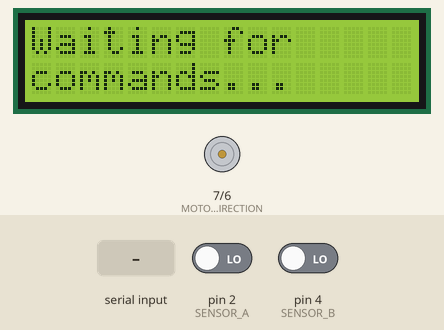
Simulated run of this sketch. Board: Arduino Uno, built with avr-gcc and run on an emulated ATmega328P. Parts: 16×2 character LCD, direction and speed pins drawn as motors (green arrow = direction pin HIGH = forward, orange = LOW = backward, longer = more drive). The inputs (shaded band) are chosen by the test bench; at power-on: pin 2 (SENSOR_A) LOW, pin 4 (SENSOR_B) LOW. What the sketch prints to the serial monitor is not drawn.

Above: at 1.1 s.
1.2 s: byte 32 (32) received over Serial
At 1.9 s:
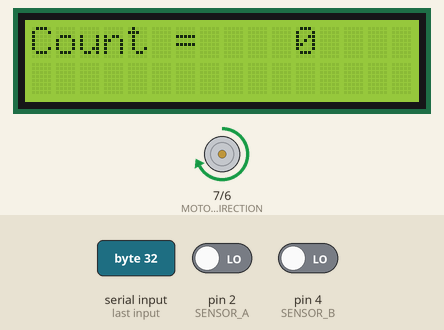
2.7 s: byte 8 (8) received over Serial
At 3.1 s:
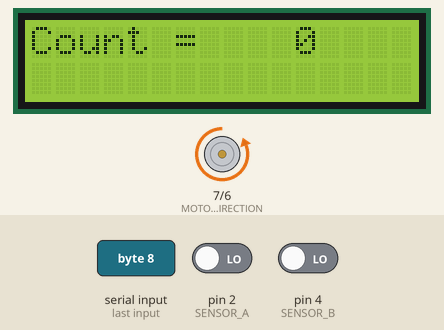
4.2 s: pin 2 (SENSOR_A) driven HIGH
At 5.4 s:
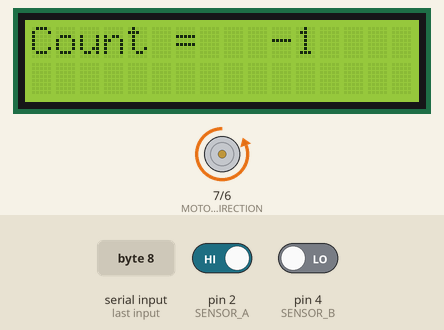
5.7 s: pin 4 (SENSOR_B) driven HIGH
At 6.5 s:
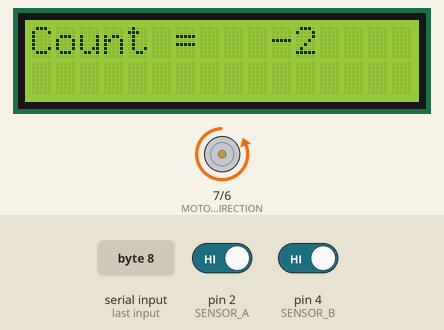
7.2 s: pin 2 (SENSOR_A) driven LOW
At 7.6 s:
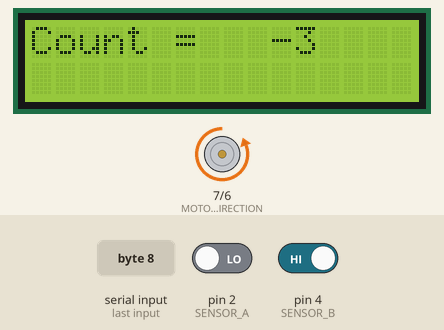
8.7 s: pin 4 (SENSOR_B) driven LOW
At 9.9 s:
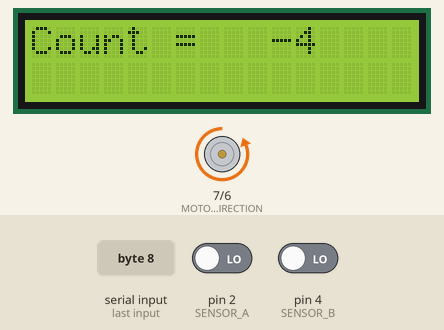
Timing chart, 0 to 11.2 s (numbered marks = the images above; inputs shaded):
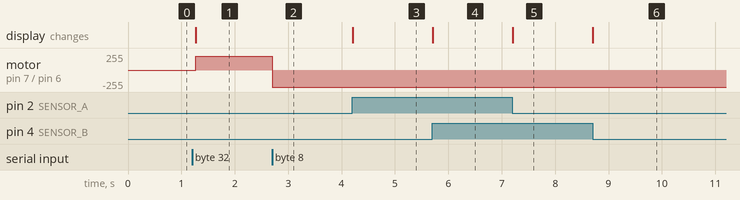

Measured:
- after the input at 1.2 s, motor on pin 7 (MOTOR_DIRECTION) / pin 6 (MOTOR_PWM): stopped → forward 205/255 after 0.07 s; the display: changes after 0.07 s (image 1)
- after the input at 2.7 s, motor on pin 7 (MOTOR_DIRECTION) / pin 6 (MOTOR_PWM): forward 205/255 → backward 255/255 at once
- after the input at 4.2 s, the display: changes at once (image 3)
- after the input at 5.7 s, the display: changes at once (image 4)
- after the input at 7.2 s, the display: changes at once (image 5)
- after the input at 8.7 s, the display: changes at once (image 6)

The sketch:

Arduino.ino
```cpp
//Turn a DC motor into a stepper motor with an encoder disc
//
//
//The circuit:
//LCD RS pin to digital pin 11
//LCD Enable pin to digital pin 12
//LCD D4 pin to digital pin 2
//LCD D5 pin to digital pin 3
//LCD D6 pin to digital pin 4
//LCD D7 pin to digital pin 5
//LCD R/W pin to ground
//10K potentiometer:
//ends to +5V and ground
//wiper to LCD VO pin (pin 3)
//
//Source & info at: www.HomoFaciens.de/technics-computer-arduino-uno_en_navion.htm

// include the library code:
#include <LiquidCrystal.h>
#include <util/delay.h>

int stepStatus = 0;
int sensorStatusA = 0;
int sensorStatusB = 0;
int count = 0;
unsigned long stepTime = 1;
unsigned long millisStart = 0;
int dutyCycle = 100; // 10 - 255
signed long setPoint = 0;
signed long actualPoint = 0;
byte readByte = 0;

#define SENSOR_A 2
#define SENSOR_B 4

#define MOTOR_DIRECTION 7
#define MOTOR_PWM 6

#define STEP_MARGIN 1L        //10 - 1000 (1)
#define MIN_DUTYCYCLE 50      //0 - 255 (125)
#define MAX_DUTYCYCLE 255     //0 - 255 (255)
#define P_FRACTION 10.0        //Proportional factor of control loop 0.001 - 10.0 (1.0)


// initialize the library with the numbers of the interface pins
LiquidCrystal lcd(8, 9, 10, 11, 12, 13);

void establishContact() {
  while (Serial.available() <= 0) {
    Serial.print('X');   // send a capital X
    delay(300);
  }
}


void setup() {
  // set up the LCD's number of columns and rows:
  lcd.begin(16, 2);
  lcd.setCursor(0, 0);
  lcd.print("Waiting for     ");
  lcd.setCursor(0, 1);
  lcd.print("commands...     ");

  pinMode(SENSOR_A, INPUT);
  pinMode(SENSOR_B, INPUT);
  pinMode(MOTOR_DIRECTION, OUTPUT);
  pinMode(MOTOR_PWM, OUTPUT);

  count = 0;
  // start serial port at 115200 bps:
  Serial.begin(115200);
  establishContact();  // send a byte to establish contact until receiver responds
}

void loop() {

  millisStart = millis();
  while(millis() - millisStart < stepTime){
      sensorStatusA = digitalRead(SENSOR_A);
      sensorStatusB = digitalRead(SENSOR_B);

      if(sensorStatusB == 0 && sensorStatusA == 0){
        if(stepStatus == 1){
          actualPoint--;
        }
        if(stepStatus == 3){
          actualPoint++;
        }
        stepStatus = 0;
      }

      if(sensorStatusB == 1 && sensorStatusA == 0){
        if(stepStatus == 0){
          actualPoint++;
        }
        if(stepStatus == 2){
          actualPoint--;
        }
        stepStatus = 1;
      }

      if(sensorStatusB == 1 && sensorStatusA == 1){
        if(stepStatus == 3){
          actualPoint--;
        }
        if(stepStatus == 1){
          actualPoint++;
        }
        stepStatus = 2;
      }

      if(sensorStatusB == 0 && sensorStatusA == 1){
        if(stepStatus == 2){
          actualPoint++;
        }
        if(stepStatus == 0){
          actualPoint--;
        }
        stepStatus = 3;
      }

      dutyCycle = (double)(abs(setPoint - actualPoint)) * (double)P_FRACTION;
      if(dutyCycle < MIN_DUTYCYCLE){
        dutyCycle = MIN_DUTYCYCLE;
      }
      if(dutyCycle > MAX_DUTYCYCLE){
        dutyCycle = MAX_DUTYCYCLE;
      }


      if(abs(setPoint - actualPoint) < STEP_MARGIN){
        analogWrite(MOTOR_PWM, 0);
        digitalWrite(MOTOR_DIRECTION, 0);
        dutyCycle = MIN_DUTYCYCLE;
      }
      else{
        if(actualPoint < setPoint){
          digitalWrite(MOTOR_DIRECTION, 1);
          analogWrite(MOTOR_PWM, 255 - dutyCycle);
        }
        if(actualPoint > setPoint){
          digitalWrite(MOTOR_DIRECTION, 0);
          analogWrite(MOTOR_PWM, dutyCycle);
        }
      }

    if(readByte == 0){
      millisStart = 0L;
    }
  }//while(millis() - millisStart < stepTime){

  readByte = 0;
  if (Serial.available() > 0){//if we get a valid byte, read from serial:
    //get incoming byte:
    readByte = Serial.read();
    Serial.print('r');   // send a 'r' to initiate next data from computer
  }//if (Serial.available() > 0){


  if(readByte > 0){

    if(readByte == 128){
      if(stepTime < 1000){
        stepTime+=10;
      }
    }
    if(readByte == 64){
      if(stepTime > 10){
        stepTime-=10;
      }
    }
    if(readByte == 32){
      setPoint++;
      dutyCycle = MAX_DUTYCYCLE;
    }
    if(readByte == 16){
      setPoint--;
      dutyCycle = MAX_DUTYCYCLE;
    }
    if(readByte == 8){
      setPoint-=100;
      dutyCycle = MAX_DUTYCYCLE;
    }
    if(readByte == 4){
      setPoint+=100;
      dutyCycle = MAX_DUTYCYCLE;
    }


  }//if(readByte > 0){


  // set the cursor to column 0, line 1
  // (note: line 1 is the second row, since counting begins with 0):

  if(millis() > 90000){
    lcd.setCursor(0, 0);
    lcd.print("actualPoint:");
    if(actualPoint>0){
      lcd.print(" ");
    }
    if(abs(actualPoint)<100){
      lcd.print(" ");
    }
    if(abs(actualPoint)<10){
      lcd.print(" ");
    }
    if(abs(actualPoint)==0){
      lcd.print(" ");
    }
    lcd.print(actualPoint);

    lcd.setCursor(0, 1);
    lcd.print("setPoint:   ");
    if(setPoint>0){
      lcd.print(" ");
    }
    if(abs(setPoint)<100){
      lcd.print(" ");
    }
    if(abs(setPoint)<10){
      lcd.print(" ");
    }
    if(abs(setPoint)==0){
      lcd.print(" ");
    }
    lcd.print(setPoint);
  }
  else{
    lcd.setCursor(0, 0);
    lcd.print("Count = ");
    if(actualPoint>0){
      lcd.print(" ");
    }
    if(abs(actualPoint)<100){
      lcd.print(" ");
    }
    if(abs(actualPoint)<10){
      lcd.print(" ");
    }
    if(abs(actualPoint)==0){
      lcd.print(" ");
    }
    lcd.print(actualPoint);

    lcd.setCursor(0, 1);
    lcd.print("                ");
  }


}
```
